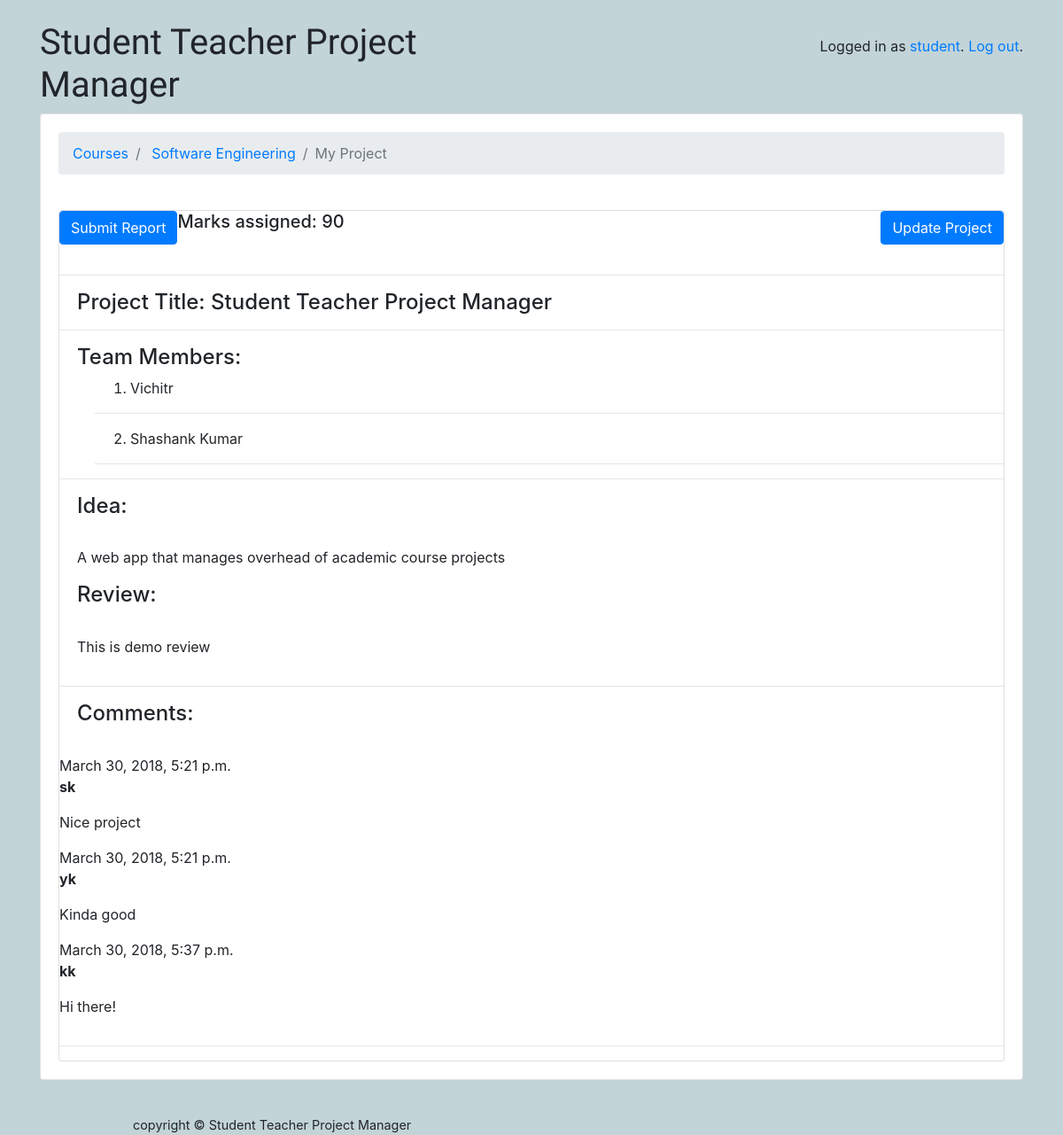
/classroom/courses/1/myproject/ (signed in), run on an earlier commit of the app's database.
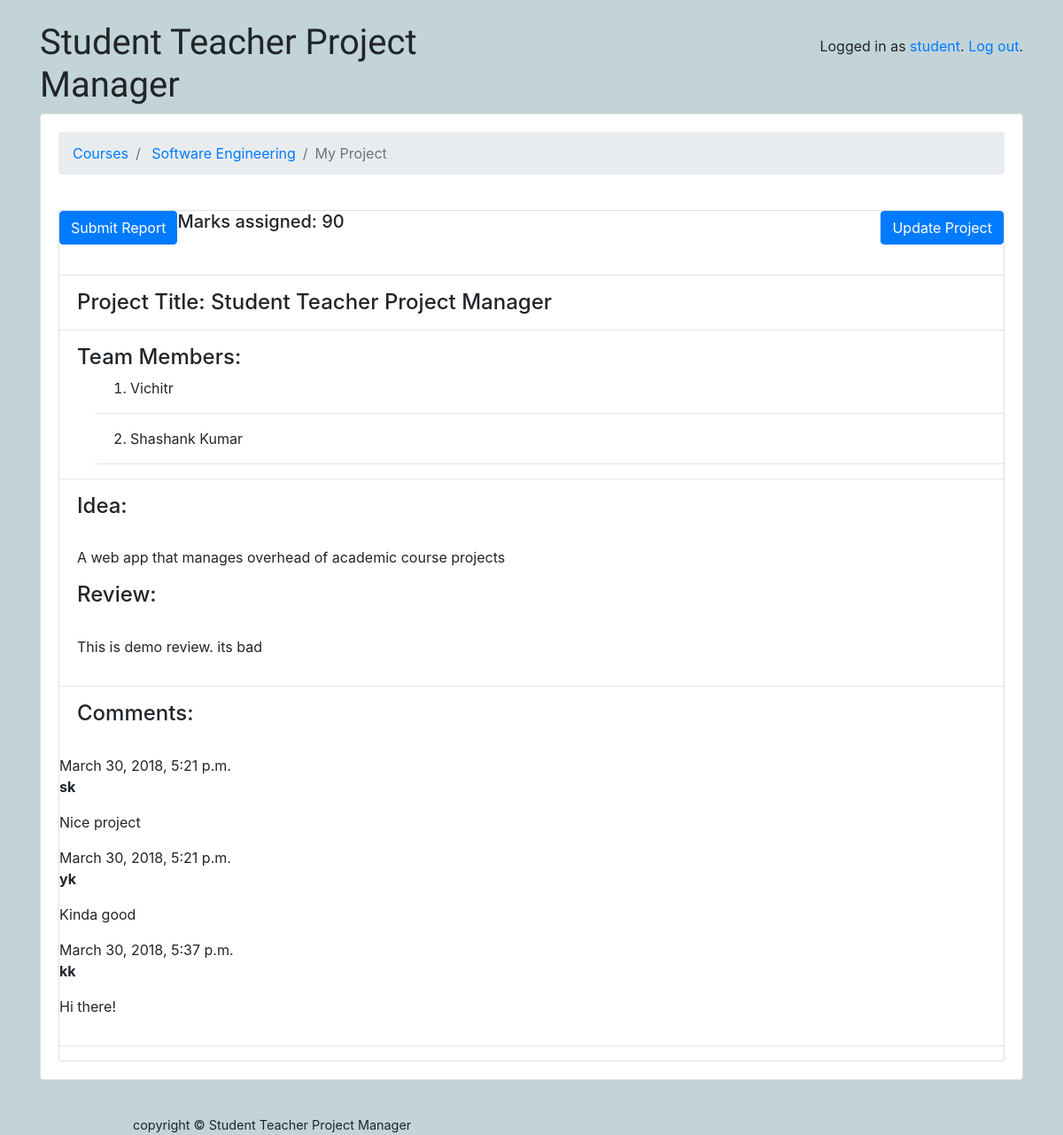
And on a later commit of the database.
### classroom/models.py (models this page shows, shortened)
class Project(models.Model):
	owner = models.ForeignKey(User, on_delete=models.CASCADE, related_name='projects')
	title = models.CharField(max_length=500)
	members=models.CharField(max_length=200)
	idea = models.CharField(max_length=1000000, default='')
	review=models.CharField(max_length= 1000000, default='')
	marks_assigned = models.BooleanField(default=False)
	marks = models.IntegerField(default=0)
	courseid = models.IntegerField(default = 0)
	is_assigned = models.BooleanField(default=False)
	reviewee = models.ForeignKey(User, on_delete=models.CASCADE, related_name = 'reviewer_projects')
	def members_as_list(self):
		m = list(map(str, self.members.split(',')))
		return m

### classroom/views/students.py (the view)
# urls.py: path('classroom/courses/<int:pk>/myproject/', students.MyProjectView.as_view(), name='my_project'),
@method_decorator([login_required, student_required], name='dispatch')
class MyProjectView(ListView):
	template_name = 'classroom/students/my_project.html'
	context_object_name='projects'
	def get_queryset(self):
		project = Project.objects.all().filter(courseid__exact=int(self.kwargs.get('pk')), owner=self.request.user)
		return project
	def get_context_data(self, **kwargs):
		context = super(MyProjectView, self).get_context_data(**kwargs)
		course = Course.objects.get(pk=self.kwargs.get('pk'))
		context['course']=course
		pros = Project.objects.all().filter(courseid__exact=int(self.kwargs.get('pk')), owner=self.request.user)
		if len(pros)!=0:
			project = pros[0]
			'''
			for i in pros:
				if i.owner==self.request.user:
					project = i
					break
			'''
			context['project']=project
		else:
			context['project']=None
		return context

### classroom/templates/classroom/students/my_project.html
{% extends 'base.html' %}
{% block content %}
  <nav aria-label="breadcrumb">
    <ol class="breadcrumb">
      <li class="breadcrumb-item"><a href="{% url 'student_courses' %}">Courses</a></li>
      <li class="breadcrumb-item"><a href="{% url 'course_page' course.pk %}"> {{ course.name }}</a></li>
	  <li class="breadcrumb-item active" aria-current="page">My Project</li>
    </ol>
  </nav>
  <br>
  <div class="card">
	{% if project %}
	  <div>
		<div>
		  <a href="{% url 'submit_report' project.pk %}" class="btn btn-primary text-center" style="float:left;" role="button"> Submit Report </a>
		  <a href="{% url 'update_my_project' project.pk %}" class="btn btn-primary text-center" style="float:right;" role="button">Update Project</a>
		  {% if project.marks_assigned %}
		  <h5 style="margin-left:20px;">Marks assigned: {{ project.marks }}</h5>
		  {% endif %}
		</div>
	  <br>
	  <hr>
	  <h4 style="margin-left:20px;"> Project Title: {{ project.title }}</h4>
      <hr/>
	  <h4 style="margin-left:20px;"> Team Members:<br></h4>
	  <ol>
		{% for member in project.members_as_list %}
		  <li style="margin-left:40px;">{{ member }}</li>
		  <hr>
		{% endfor %}
	  </ol>
      <hr/>
      <h4 style="margin-left:20px;">Idea: </h4>
      <br>
      <p style="margin-left:20px;">{{ project.idea }}</p>
	  </div>
	{% else %}
	  <div>
		<a href="{% url 'submit_my_project' course.pk %}" class="btn btn-primary text-center" style="float:right;" role="button">Submit Project</a>
	  </div>
	  <p class="bg-light text-center font-italic">You have not submitted the project yet.</p>
	{% endif %}
	<h4 style="margin-left:20px;">Review: </h4>
	<br>
	<p style="margin-left:20px;">{{ project.review }}</p>
	<hr>
	<h4 style="margin-left:20px;">Comments: </h4>
	<br>
	{% for comment in project.comments.all %}
    <div class="comment">
        <div class="date">{{ comment.created_date }}</div>
        <strong>{{ comment.author }}</strong>
        <p>{{ comment.text|linebreaks }}</p>
    </div>
	{% empty %}
		<p style="margin-left:20px;">No comments here yet :(</p>
	{% endfor %}
	<hr>
  </div>
{% endblock %}

What changed in the data, as far as the page shows it:
changed Project "Student Teacher Project Manager": review "This is demo review" → "This is demo review. its bad"
